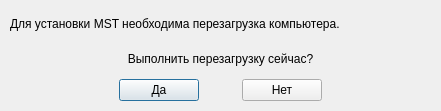
<?xml version="1.0" encoding="UTF-8"?>
<ui version="4.0">
 <class>RebootDialog</class>
 <widget class="QDialog" name="RebootDialog">
  <property name="geometry">
   <rect>
    <x>0</x>
    <y>0</y>
    <width>441</width>
    <height>111</height>
   </rect>
  </property>
  <property name="windowTitle">
   <string>Dialog</string>
  </property>
  <widget class="QWidget" name="verticalLayoutWidget">
   <property name="geometry">
    <rect>
     <x>10</x>
     <y>10</y>
     <width>421</width>
     <height>91</height>
    </rect>
   </property>
   <layout class="QVBoxLayout" name="verticalLayout">
    <item>
     <widget class="QLabel" name="label">
      <property name="lineWidth">
       <number>1</number>
      </property>
      <property name="text">
       <string>&lt;html&gt;&lt;head/&gt;&lt;body&gt;&lt;p&gt;Для установки MST необходима перезагрузка компьютера.&lt;/p&gt;&lt;/body&gt;&lt;/html&gt;</string>
      </property>
     </widget>
    </item>
    <item>
     <widget class="QLabel" name="label_2">
      <property name="text">
       <string>Выполнить перезагрузку сейчас?</string>
      </property>
      <property name="alignment">
       <set>Qt::AlignCenter</set>
      </property>
     </widget>
    </item>
    <item>
     <layout class="QHBoxLayout" name="horizontalLayout">
      <item>
       <spacer name="horizontalSpacer_6">
        <property name="orientation">
         <enum>Qt::Horizontal</enum>
        </property>
        <property name="sizeHint" stdset="0">
         <size>
          <width>40</width>
          <height>20</height>
         </size>
        </property>
       </spacer>
      </item>
      <item>
       <spacer name="horizontalSpacer">
        <property name="orientation">
         <enum>Qt::Horizontal</enum>
        </property>
        <property name="sizeHint" stdset="0">
         <size>
          <width>40</width>
          <height>20</height>
         </size>
        </property>
       </spacer>
      </item>
      <item>
       <spacer name="horizontalSpacer_4">
        <property name="orientation">
         <enum>Qt::Horizontal</enum>
        </property>
        <property name="sizeHint" stdset="0">
         <size>
          <width>40</width>
          <height>20</height>
         </size>
        </property>
       </spacer>
      </item>
      <item>
       <widget class="QPushButton" name="btnYesReboot">
        <property name="text">
         <string>Да</string>
        </property>
       </widget>
      </item>
      <item>
       <spacer name="horizontalSpacer_3">
        <property name="orientation">
         <enum>Qt::Horizontal</enum>
        </property>
        <property name="sizeHint" stdset="0">
         <size>
          <width>40</width>
          <height>20</height>
         </size>
        </property>
       </spacer>
      </item>
      <item>
       <widget class="QPushButton" name="btnNoReboot">
        <property name="text">
         <string>Нет</string>
        </property>
       </widget>
      </item>
      <item>
       <spacer name="horizontalSpacer_5">
        <property name="orientation">
         <enum>Qt::Horizontal</enum>
        </property>
        <property name="sizeHint" stdset="0">
         <size>
          <width>40</width>
          <height>20</height>
         </size>
        </property>
       </spacer>
      </item>
      <item>
       <spacer name="horizontalSpacer_7">
        <property name="orientation">
         <enum>Qt::Horizontal</enum>
        </property>
        <property name="sizeHint" stdset="0">
         <size>
          <width>40</width>
          <height>20</height>
         </size>
        </property>
       </spacer>
      </item>
      <item>
       <spacer name="horizontalSpacer_2">
        <property name="orientation">
         <enum>Qt::Horizontal</enum>
        </property>
        <property name="sizeHint" stdset="0">
         <size>
          <width>40</width>
          <height>20</height>
         </size>
        </property>
       </spacer>
      </item>
     </layout>
    </item>
   </layout>
  </widget>
 </widget>
 <resources/>
 <connections/>
</ui>
